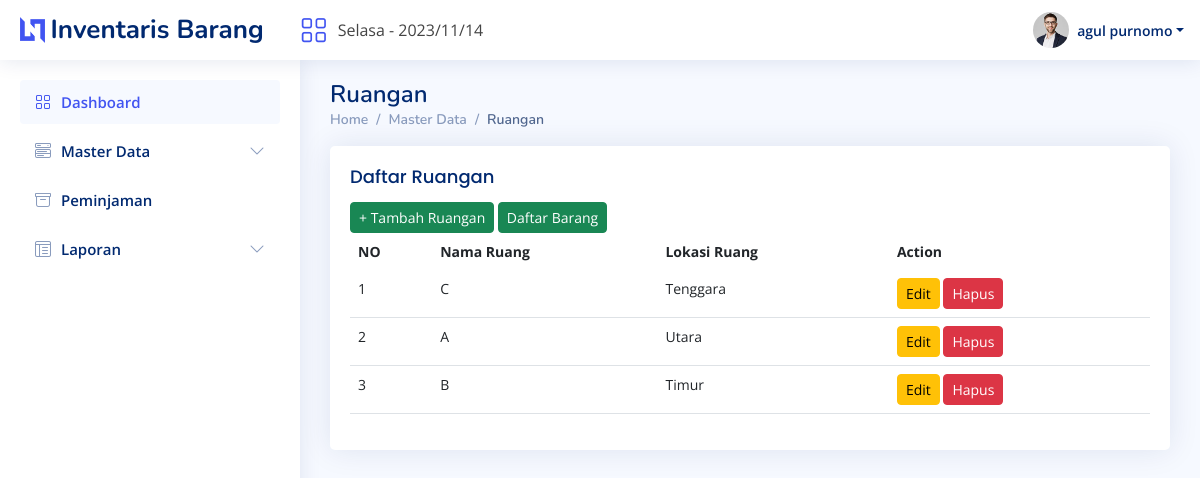
The page /ruangan.php (signed in) on the database its author committed.
### tables this page shows
CREATE TABLE `ruang` (
  `id_ruang` int(11) NOT NULL,
  `nama_ruang` varchar(225) DEFAULT NULL,
  `lokasi_ruang` varchar(255) DEFAULT NULL
);

### ruangan.php (the view, shortened to what this page needs)
<?php
include_once 'header.php';
?>
<main id="main" class="main">
    <div class="pagetitle">
        <h1>Ruangan</h1>
        <nav>
            <ol class="breadcrumb">
                <li class="breadcrumb-item"><a href="?page=dashboard">Home</a></li>
                <li class="breadcrumb-item">Master Data</li>
                <li class="breadcrumb-item active">Ruangan</li>
            </ol>
        </nav>
    </div>
    <section class="section dashboard">
        <div class="row">
            <div class="col-lg-15">
                <div class="row">
                    <div class="col-12">
                        <div class="card recent-sales overflow-auto">
                            <div class="card-body">
                                <h5 class="card-title m-0">Daftar Ruangan </h5>
                                <button class="btn btn-success btn-sm" data-bs-toggle="modal" data-bs-target="#tambahruangan">+ Tambah Ruangan</button>
                                <button onclick="location.href='?page=daftar-barang'" class="btn btn-success btn-sm">Daftar Barang</button>
                                <table class="table table-border datatable">
                                    <thead>
                                        <tr>
                                            <th scope="col">NO</th>
                                            <th scope="col">Nama Ruang</th>
                                            <th scope="col">Lokasi Ruang</th>
                                            <th scope="col">Action</th>
                                        </tr>
                                    </thead>
                                    <tbody>
                                        <?php
                                        $i = 1;
                                        $query = mysqli_query($koneksi, "SELECT * FROM ruang");
                                        while ($data = mysqli_fetch_array($query)) {
                                        ?>
                                            <tr>
                                                <td><?php echo $i++ ?></td>
                                                <td><?php echo $data['nama_ruang'] ?></td>
                                                <td><?php echo $data['lokasi_ruang'] ?></td>
                                                <td>
                                                    <button class="btn btn-warning btn-sm" data-bs-toggle="modal" data-bs-target="#editruangan<?php echo $data['id_ruang'] ?>">Edit</button>
                                                    <button class="btn btn-danger btn-sm" data-bs-toggle="modal" data-bs-target="#hapusruangan<?php echo $data['id_ruang'] ?>">Hapus</button>
                                                </td>
                                            </tr>
                                        <?php
                                        }
                                        ?>
                                    </tbody>
                                </table>
                            </div>
                        </div>
                    </div>
                </div>
            </div>
        </div>
    </section>
</main>

### assets/css/style.css (style rules this page uses)
:root { scroll-behavior: smooth; }
body { font-family: "Open Sans", sans-serif; background: #f6f9ff; color: #444444; }
a { color: #4154f1; text-decoration: none; }
h1, h2, h3, h4, h5, h6 { font-family: "Nunito", sans-serif; }
#main { margin-top: 60px; padding: 20px 30px; transition: all 0.3s; }
.pagetitle { margin-bottom: 10px; }
.pagetitle h1 { font-size: 24px; margin-bottom: 0; font-weight: 600; color: #012970; }
.card { margin-bottom: 30px; border: none; border-radius: 5px; box-shadow: 0px 0 30px rgba(1, 41, 112, 0.1); }
.card-title { padding: 20px 0 15px 0; font-size: 18px; font-weight: 500; color: #012970; font-family: "Poppins", sans-serif; }
.card-body { padding: 0 20px 20px 20px; }
.breadcrumb { font-size: 14px; font-family: "Nunito", sans-serif; color: #899bbd; font-weight: 600; }
.breadcrumb a { color: #899bbd; transition: 0.3s; }
.breadcrumb .breadcrumb-item::before { color: #899bbd; }
.breadcrumb .active { color: #51678f; font-weight: 600; }
@media (min-width: 1200px) { #main, #footer { margin-left: 300px; } }
.dashboard .recent-sales { font-size: 14px; }
.dashboard .recent-sales .table thead { background: #f6f6fe; }
.dashboard .recent-sales .table thead th { border: 0; }

### rows shown on the page
ruang: nama_ruang "C", lokasi_ruang "Tenggara"
ruang: nama_ruang "A", lokasi_ruang "Utara"
ruang: nama_ruang "B", lokasi_ruang "Timur"

### other values the page prints
$today_indo "Selasa"
$_SESSION['user']['nama_user'] "agul purnomo"
